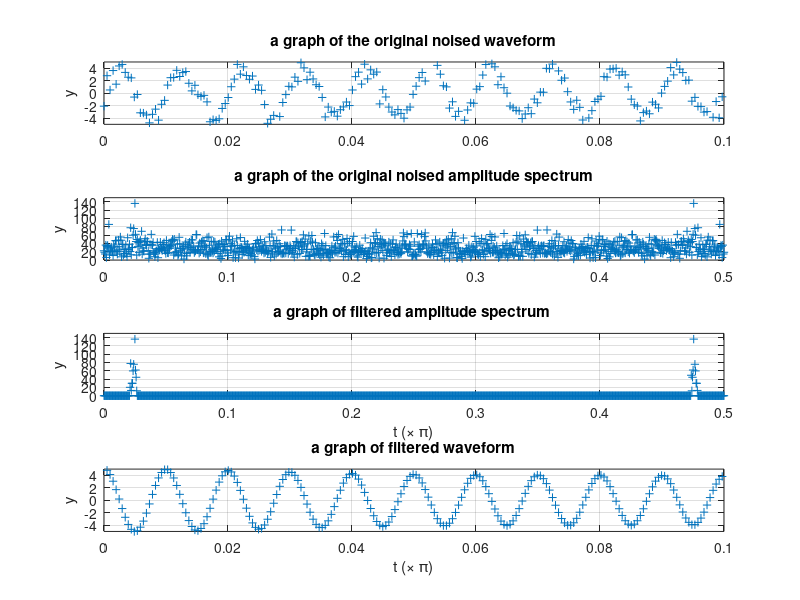

Here is the MATLAB script that generated this plot:
clear, close all

n = linspace(0, 0.5, 1024);
x = 4 * sin(2*pi*100*n) + randn(size(n));

X = fft(x);
X = abs(X);

M = zeros(1, 1024);
M(44:55) = 1;
M(970:980) = 1;

Y = X.*M;
y = real(ifft(Y));

subplot(4,1,4);
plot(n, y, '+')
ylabel('y')
xlabel('t (\times \pi)')
title('a graph of filtered waveform')
axis([0 0.1 -5 5])
grid on

subplot(4,1,1);
plot(n, x, '+')
ylabel('y')
title('a graph of the original noised waveform')
axis([0 0.1 -5 5])
grid on


subplot(4,1,3);
plot(n, Y, '+')
ylabel('y')
xlabel('t (\times \pi)')
title('a graph of filtered amplitude spectrum ')
axis([0 0.5 0 150])
grid on

subplot(4,1,2);
plot(n, X, '+')
ylabel('y')
title('a graph of the original noised amplitude spectrum')
axis([0 0.5 0 150])
grid on